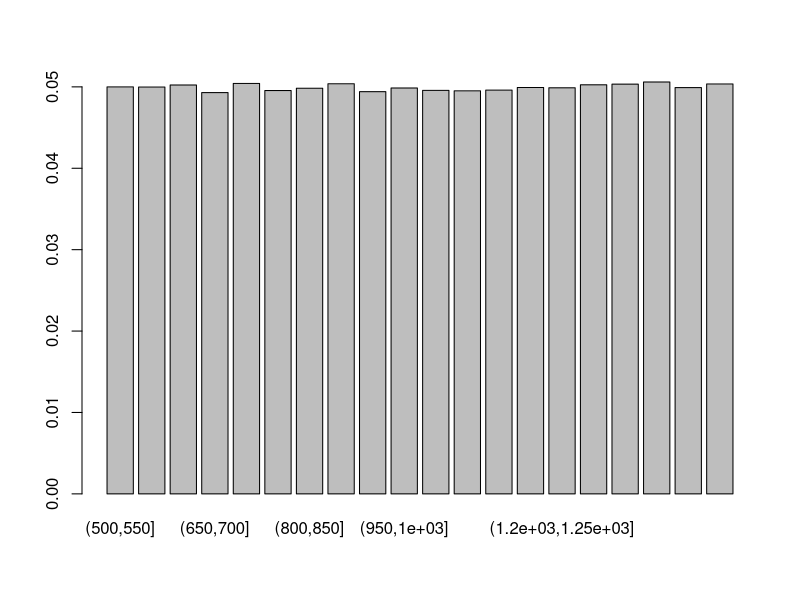
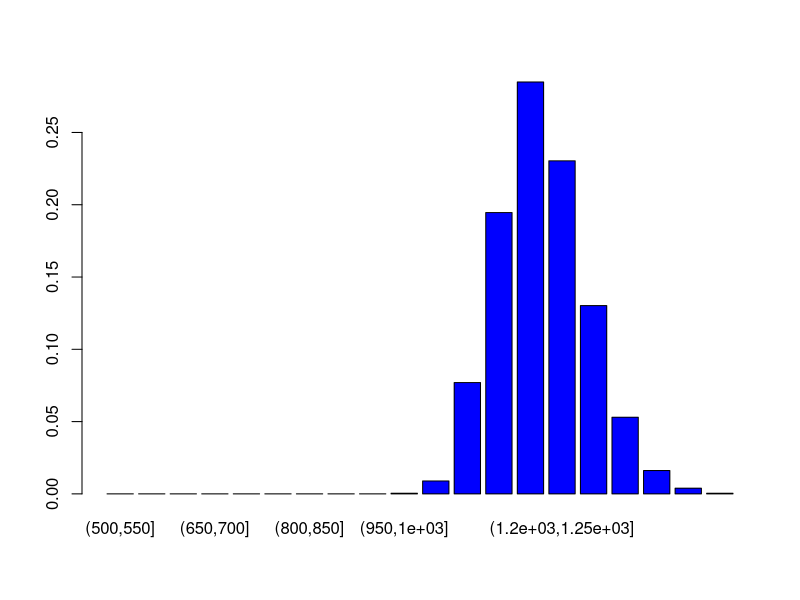
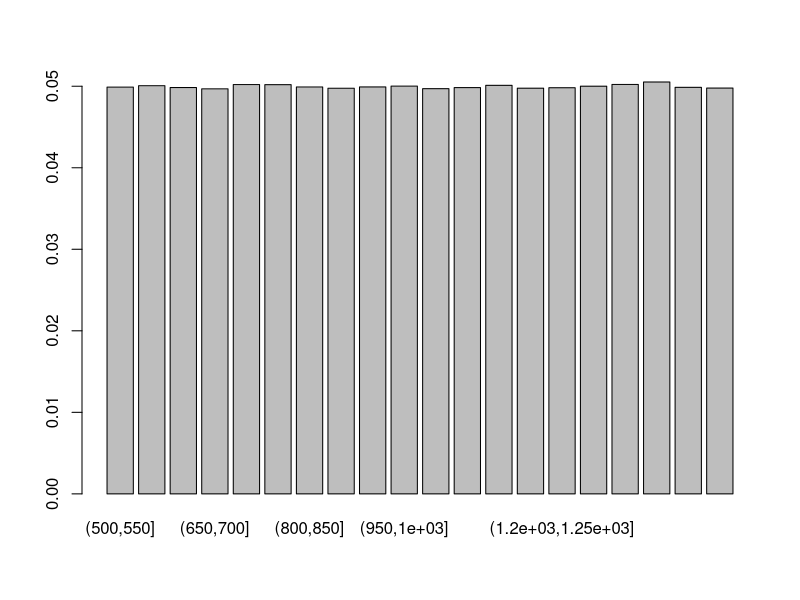

These figures' R source, in order: (Note: a time limit stopped this script after it produced the figures.)
## ---- chunk 1
N.draw = 500000 # number of replicates
x = 500 # number of bills marked in the initial capture
y = 300 # number of bills sampled in the second capture
w = 127 # number of marked bills in the sample
upper.limit = 1500 # maximum (theoretical) number of bills
bin.width = 50 # for plotting the posterio

# Defining and drawing from the prior distribution
N.bills = sample (x:1500, N.draw, replace=TRUE) # number of marked bills in each experiment
barplot(table(cut(N.bills, seq(x, upper.limit, bin.width)))/ length(N.bills), col = "gray")

# Defining the generative model
pick.bills <- function(N.bills) {
  bills <- rep(0:1, c(N.bills - x, x)) # 0 for un-marked, 1 for marked in the inital capture
  sum(sample(bills, y)) # sampling y bills in the second capture       
}

# Simulating the data
N.marked <- rep(NA, N.draw) 
  for(i in 1:N.draw) {
    N.marked[i] <- pick.bills(N.bills[i])
  }

# Filtering out parameter values N.marked that were not equal to w
post.bills <- N.bills[N.marked == w]

# Plotting the posterior distribution
length(post.bills)
barplot(table(cut(post.bills, seq(x,upper.limit,bin.width))) / length(post.bills), col = "blue")

# Statistics
min(post.bills)
mean(post.bills)
median(post.bills)
max(post.bills)
## ---- chunk 2
N.draw = 500000 # number of replicates
x = 500 # number of bills marked in the initial capture
y = 300 # number of bills sampled in the second capture
w = 127 # number of marked bills in the sample
u = 0.9 # probability that marked bills will be retired
upper.limit = 1500 # maximum (theoretical) number of bills
bin.width = 50 # for plotting the posterio

# Defining and drawing from the prior distribution
N.bills = sample (x:1500, N.draw, replace=TRUE) # number of marked bills in each experiment
barplot(table(cut(N.bills, seq(x, upper.limit, bin.width)))/ length(N.bills), col = "gray")

# Defining the generative model
pick.bills <- function(N.bills) {
  bills <- rep(0:1, c(N.bills - x, x)) # 0 for un-marked, 1 for marked in the inital capture
  prob.pick <- ifelse(bills == 0, 1.0, u)
  sum(sample(bills, y, prob = prob.pick)) # sampling y bills in the second capture       
}

# Simulating the data
N.marked <- rep(NA, N.draw) 
  for(i in 1:N.draw) {
    N.marked[i] <- pick.bills(N.bills[i])
  }

# Filtering out parameter values N.marked that were not equal to w
post.bills <- N.bills[N.marked == w]

# Plotting the posterior distribution
length(post.bills)
barplot(table(cut(post.bills, seq(x,upper.limit,bin.width))) / length(post.bills), col = "blue")

# Statistics
min(post.bills)
mean(post.bills)
median(post.bills)
max(post.bills)
## ---- chunk 3
N.draw = 500000 # number of replicates
x = 500 # number of bills marked in the initial capture
y = 300 # number of bills sampled in the second capture
w = 127 # number of marked bills in the sample
u = 0.9 # probability that marked bills will be retired
banker.mean = 1000
upper.limit = 1500 # maximum (theoretical) number of bills
bin.width = 50 # for plotting the posterio

# Defining and drawing from the prior distribution
N.bills = rnbinom(N.draw, mu = banker.mean - x, size = w) + x # number of marked bills in each experiment, using the banker's experience
barplot(table(cut(N.bills, seq(x, upper.limit, bin.width)))/ length(N.bills), col = "gray")

# Defining the generative model
pick.bills <- function(N.bills) {
  bills <- rep(0:1, c(N.bills - x, x)) # 0 for un-marked, 1 for marked in the inital capture
  prob.pick <- ifelse(bills == 0, 1.0, u)
  sum(sample(bills, y, prob = prob.pick)) # sampling y bills in the second capture       
}

# Simulating the data
N.marked <- rep(NA, N.draw) 
  for(i in 1:N.draw) {
    N.marked[i] <- pick.bills(N.bills[i])
  }

# Filtering out parameter values N.marked that were not equal to w
post.bills <- N.bills[N.marked == w]

# Plotting the posterior distribution
length(post.bills)
barplot(table(cut(post.bills, seq(x,upper.limit,bin.width))) / length(post.bills), col = "blue")

# Statistics
min(post.bills)
mean(post.bills)
median(post.bills)
max(post.bills)
